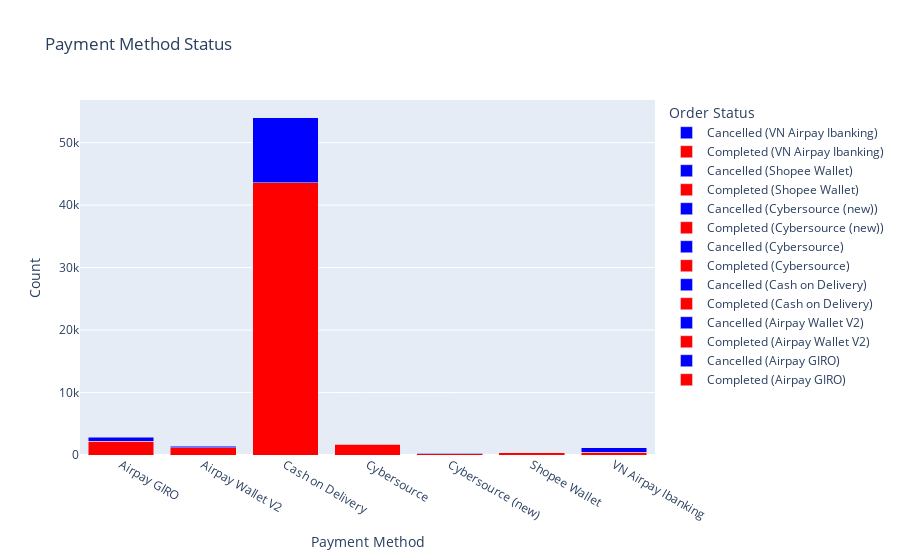

Notebook source saved alongside this figure:
### Code cell
payment_method_status = pd.pivot_table(df, index="new_payment_method", columns="order_status", aggfunc="size", fill_value=0)

# Lấy danh sách phương thức thanh toán
payment_methods = payment_method_status.index.tolist()

# Tạo danh sách màu sắc cho cột "COMPLETED" và "CANCELLED"
colors = ["red", "blue"]

# Tạo đối tượng Figure
fig = go.Figure()

# Thêm cột thành công và cột hủy bỏ cho từng phương thức thanh toán
for i, payment_method in enumerate(payment_methods):
    completed_count = payment_method_status.loc[payment_method, "COMPLETED"]
    cancelled_count = payment_method_status.loc[payment_method, "CANCELLED"]
    
    fig.add_trace(go.Bar(
        x=[payment_method],
        y=[completed_count],
        name=f"Completed ({payment_method})",
        marker=dict(color=colors[0])
    ))
    
    fig.add_trace(go.Bar(
        x=[payment_method],
        y=[cancelled_count],
        name=f"Cancelled ({payment_method})",
        marker=dict(color=colors[1])
    ))

# Cấu hình layout
fig.update_layout(
    title="Payment Method Status",
    xaxis_title="Payment Method",
    yaxis_title="Count",
    barmode='stack',
    legend_title="Order Status"
)

# Hiển thị biểu đồ
fig.show()

### Figure 1 — Plotly figure (JSON) as saved in the notebook; plotly's stock layout.template omitted (floating-point values rounded to 4 significant figures)
{"data": [{"marker": {"color": "red"}, "name": "Completed (Airpay GIRO)", "type": "bar", "x": ["Airpay GIRO"], "y": [2207]}, {"marker": {"color": "blue"}, "name": "Cancelled (Airpay GIRO)", "type": "bar", "x": ["Airpay GIRO"], "y": [597]}, {"marker": {"color": "red"}, "name": "Completed (Airpay Wallet V2)", "type": "bar", "x": ["Airpay Wallet V2"], "y": [1199]}, {"marker": {"color": "blue"}, "name": "Cancelled (Airpay Wallet V2)", "type": "bar", "x": ["Airpay Wallet V2"], "y": [168]}, {"marker": {"color": "red"}, "name": "Completed (Cash on Delivery)", "type": "bar", "x": ["Cash on Delivery"], "y": [43570]}, {"marker": {"color": "blue"}, "name": "Cancelled (Cash on Delivery)", "type": "bar", "x": ["Cash on Delivery"], "y": [10418]}, {"marker": {"color": "red"}, "name": "Completed (Cybersource)", "type": "bar", "x": ["Cybersource"], "y": [1732]}, {"marker": {"color": "blue"}, "name": "Cancelled (Cybersource)", "type": "bar", "x": ["Cybersource"], "y": [51]}, {"marker": {"color": "red"}, "name": "Completed (Cybersource (new))", "type": "bar", "x": ["Cybersource (new)"], "y": [209]}, {"marker": {"color": "blue"}, "name": "Cancelled (Cybersource (new))", "type": "bar", "x": ["Cybersource (new)"], "y": [37]}, {"marker": {"color": "red"}, "name": "Completed (Shopee Wallet)", "type": "bar", "x": ["Shopee Wallet"], "y": [341]}, {"marker": {"color": "blue"}, "name": "Cancelled (Shopee Wallet)", "type": "bar", "x": ["Shopee Wallet"], "y": [25]}, {"marker": {"color": "red"}, "name": "Completed (VN Airpay Ibanking)", "type": "bar", "x": ["VN Airpay Ibanking"], "y": [459]}, {"marker": {"color": "blue"}, "name": "Cancelled (VN Airpay Ibanking)", "type": "bar", "x": ["VN Airpay Ibanking"], "y": [715]}], "layout": {"barmode": "stack", "legend": {"title": {"text": "Order Status"}}, "title": {"text": "Payment Method Status"}, "xaxis": {"title": {"text": "Payment Method"}}, "yaxis": {"title": {"text": "Count"}}}}
